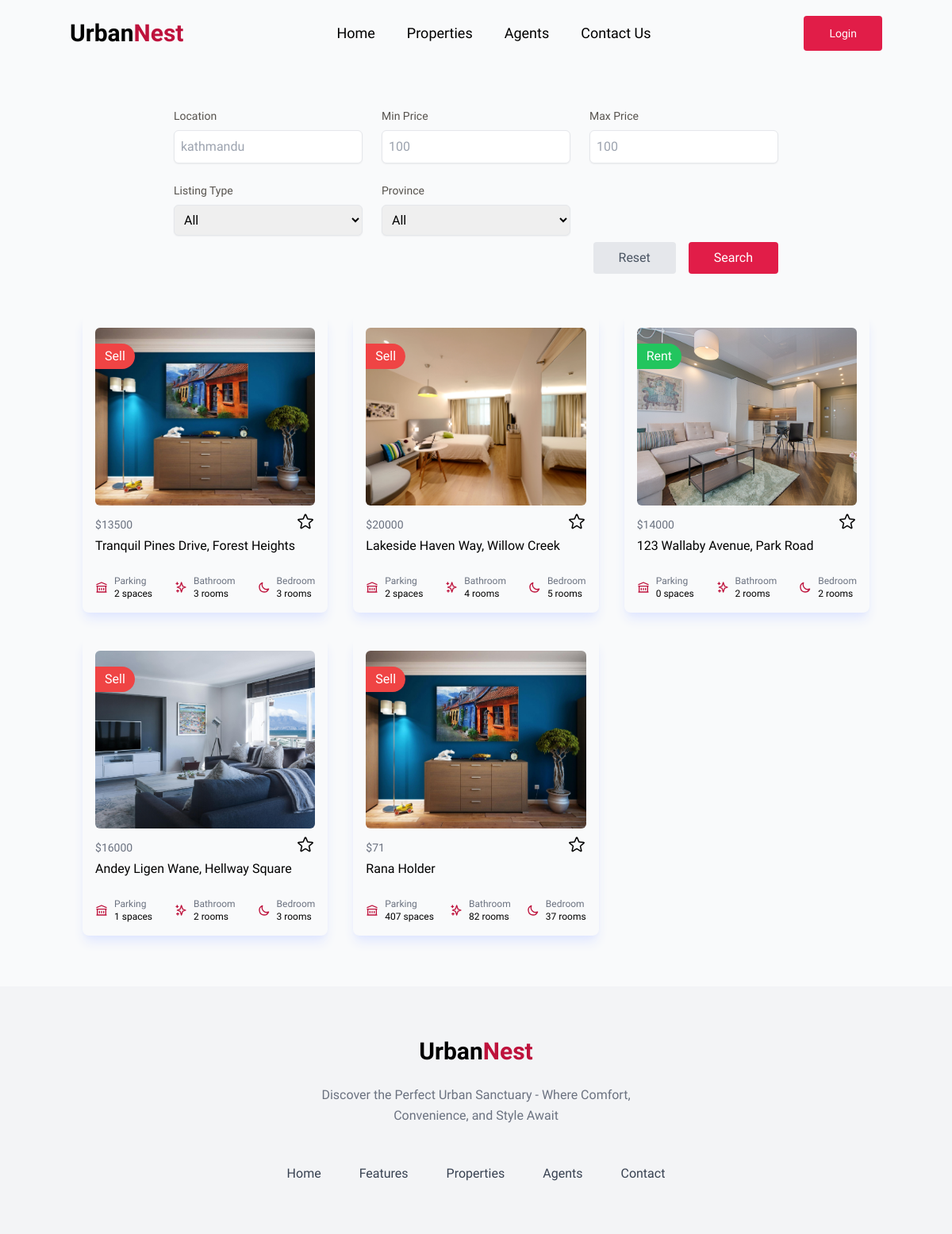
Page /properties/ on the committed database.
### spacenest/models.py (models this page shows, shortened)
class Property(models.Model):
    PROVINCE_CHOICES = [
        ("koshi", _("Koshi Province")),
        ("madhesh", _("Madhesh Province")),
        ("bagmati", _("Bagmati Province")),
        ("gandaki", _("Gandaki Province")),
        ("lumbini", _("Lumbini Province")),
        ("karnali", _("Karnali Province")),
        ("sudurpashchim", _("Sudurpashchim Province")),
    ]
    LISTING_TYPE_CHOICES = [
        ("sell", _("Sell")),
        ("rent", _("Rent")),
    ]
    id = models.CharField(
        _("ID"), primary_key=True, max_length=22, default=shortuuid.uuid, editable=False
    )
    name = models.CharField(_("Property Name"), max_length=200)
    location = models.CharField(_("Location"), max_length=200)
    province = models.CharField(_("Province"), max_length=200, choices=PROVINCE_CHOICES)
    listing_type = models.CharField(
        _("Listing Type"), max_length=20, choices=LISTING_TYPE_CHOICES
    )
    description = CKEditor5Field("Text", config_name="extends")
    price = models.PositiveIntegerField(_("Price"))
    property_image = models.ImageField(
        _("Property Image"),
        upload_to="property/",
        default="property/default.jpg",
        null=True,
        blank=True,
    )
    owner = models.ForeignKey(User, on_delete=models.CASCADE, verbose_name=_("Owner"))
    parking = models.PositiveIntegerField(_("Parking Space"), default=0)
    bathroom = models.PositiveIntegerField(_("Bathroom"), default=0)
    bedroom = models.PositiveIntegerField(_("Bedroom"), default=0)
    class Meta:
        verbose_name_plural = "Properties"

### spacenest/views.py (the view)
# urls.py: path("properties/", property_list, name="properties"),
def property_list(request):
    properties = Property.objects.values_list(
        "id",
        "name",
        "listing_type",
        "price",
        "property_image",
        "parking",
        "bathroom",
        "bedroom",
    )
    if request.method == "GET":
        location = request.GET.get("location")
        min_price = request.GET.get("min-price")
        max_price = request.GET.get("max-price")
        listing_type = request.GET.get("listing-type")
        province = request.GET.get("province")
        filters = Q()
        if location:
            filters &= Q(location__icontains=location)
        if min_price:
            filters &= Q(price__gte=min_price)
        if max_price:
            filters &= Q(price__lte=max_price)
        if listing_type and listing_type != "all":
            filters &= Q(listing_type=listing_type)
        if province and province != "all":
            filters &= Q(province=province)
        properties = Property.objects.filter(filters)
    context = {"properties": properties}
    return render(request, "spacenest/properties.html", context)

### spacenest/templates/spacenest/properties.html (shortened to what this page needs)
{% extends "main.html" %} {% block content %} {% load static %}
<section class="container mx-auto mt-5 mb-16">
  <div class=" flex items-center justify-center gap-4 text-center">
    <div class="m-2 max-w-screen-lg">
      <form action="" class="p-6">
        <div class=" grid grid-cols-1 gap-6 md:grid-cols-2 lg:grid-cols-3 xl:grid-cols-5 ">
          <div class="flex flex-col">
            <label for="location" class="text-left text-stone-600 text-sm font-medium">Location</label>
            <input type="text" name="location" id="location" name="location" placeholder="kathmandu"
              class="mt-2 block w-full rounded-md border border-gray-200 px-2 py-2 shadow-sm outline-none focus:border-blue-500 focus:ring focus:ring-blue-200 focus:ring-opacity-50" />
          </div>
          <div class="flex flex-col">
            <label for="min-price" class="text-left text-stone-600 text-sm font-medium">Min Price</label>
            <input type="number" min="0" id="min-price" name="min-price" placeholder="100"
              class="mt-2 block w-full rounded-md border border-gray-200 px-2 py-2 shadow-sm outline-none focus:border-blue-500 focus:ring focus:ring-blue-200 focus:ring-opacity-50" />
          </div>
          <div class="flex flex-col">
            <label for="max-price" class="text-left text-stone-600 text-sm font-medium">Max Price</label>
            <input type="number" min="0" id="max-price" name="max-price" placeholder="100"
              class="mt-2 block w-full rounded-md border border-gray-200 px-2 py-2 shadow-sm outline-none focus:border-blue-500 focus:ring focus:ring-blue-200 focus:ring-opacity-50" />
          </div>
          <div class="flex flex-col">
            <label for="status" class="text-left text-stone-600 text-sm font-medium">Listing Type</label>
            <select id="status" name="listing-type"
              class="mt-2 block w-full rounded-md border border-gray-200 px-2 py-2 shadow-sm outline-none focus:border-blue-500 focus:ring focus:ring-blue-200 focus:ring-opacity-50">
              <option value="all">All</option>
            </select>
          </div>
          <div class="flex flex-col">
            <label for="status" class="text-left text-stone-600 text-sm font-medium">Province</label>
            <select id="status" name="province"
              class="mt-2 block w-full rounded-md border border-gray-200 px-2 py-2 shadow-sm outline-none focus:border-blue-500 focus:ring focus:ring-blue-200 focus:ring-opacity-50">
              <option value="all">All</option>
            </select>
          </div>
        </div>
        <div class="grid w-full mt-2 grid-cols-2 justify-end space-x-4 md:flex">
          <button type="reset"
            class="active:scale-95 rounded bg-gray-200 px-8 py-2 font-medium text-gray-600 outline-none focus:ring hover:opacity-90">
            Reset
          </button>
          <button type="submit"
            class="active:scale-95 rounded bg-rose-600 px-8 py-2 font-medium text-white outline-none focus:ring hover:opacity-90">
            Search
          </button>
        </div>
      </form>
    </div>
  </div>
  <div class="grid lg:grid-cols-3 gap-8 px-4 my-5">
    {% for property in properties %}
    <div class="block rounded-lg p-4 shadow-lg shadow-indigo-100 overflow-hidden relative">
      <span class="px-3 absolute mt-5 text-white rounded-r-full py-1 {% if property.listing_type == 'sell' %}bg-red-500{% else %}bg-green-500{% endif %} capitalize">{{property.listing_type}}</span>
      <a href="{% url 'property' property.id %}">
      <img alt="" src="{{property.property_image.url}}" class="h-56 w-full rounded-md object-cover" />
      </a>
      <div class="mt-2">
        <dl>
          <div class="flex items-center justify-between">
            <dd class="text-sm text-gray-500">${{property.price}}</dd>
            <div>
              <form action="" method="post">
                <button type="button">
              </button>
              </form>
              </div>
          </div>
          <div>
            <a href="{% url 'property' property.id %}">
            <dd class="font-medium">{{property.name}}</dd>
            </a>
          </div>
        </dl>
        <div class="mt-6 flex items-center justify-between text-xs">
          <div class="sm:inline-flex sm:shrink-0 sm:items-center sm:gap-2">
            <svg class="size-4 text-rose-700" xmlns="http://www.w3.org/2000/svg" fill="none" viewBox="0 0 24 24"
              stroke="currentColor">
              <path stroke-linecap="round" stroke-linejoin="round" stroke-width="2"
                d="M8 14v3m4-3v3m4-3v3M3 21h18M3 10h18M3 7l9-4 9 4M4 10h16v11H4V10z" />
            </svg>
            <div class="mt-1.5 sm:mt-0">
              <p class="text-gray-500">Parking</p>
              <p class="font-medium">{{property.parking}} spaces</p>
            </div>
          </div>
          <div class="sm:inline-flex sm:shrink-0 sm:items-center sm:gap-2">
            <svg class="size-4 text-rose-700" xmlns="http://www.w3.org/2000/svg" fill="none" viewBox="0 0 24 24"
              stroke="currentColor">
              <path stroke-linecap="round" stroke-linejoin="round" stroke-width="2"
                d="M5 3v4M3 5h4M6 17v4m-2-2h4m5-16l2.286 6.857L21 12l-5.714 2.143L13 21l-2.286-6.857L5 12l5.714-2.143L13 3z" />
            </svg>
            <div class="mt-1.5 sm:mt-0">
              <p class="text-gray-500">Bathroom</p>
              <p class="font-medium">{{property.bathroom}} rooms</p>
            </div>
          </div>
          <div class="sm:inline-flex sm:shrink-0 sm:items-center sm:gap-2">
            <svg class="size-4 text-rose-700" xmlns="http://www.w3.org/2000/svg" fill="none" viewBox="0 0 24 24"
              stroke="currentColor">
              <path stroke-linecap="round" stroke-linejoin="round" stroke-width="2"
                d="M20.354 15.354A9 9 0 018.646 3.646 9.003 9.003 0 0012 21a9.003 9.003 0 008.354-5.646z" />
            </svg>
            <div class="mt-1.5 sm:mt-0">
              <p class="text-gray-500">Bedroom</p>
              <p class="font-medium">{{property.bedroom}} rooms</p>
            </div>
          </div>
        </div>
      </div>
    </div>
    {% endfor %}
  </div>
</section>
{% endblock content %}

### templates/main.html (shortened to what this page needs)
<!DOCTYPE html>
<html>
  <head>
    <link
      href="https://fonts.bunny.net/css?family=lexend:300,400,500,600,700,800,900"
      rel="stylesheet"
    />
    <script src="https://cdn.tailwindcss.com"></script>
  </head>
  <body class="bg-gray-50" style="font-family: 'Lexend', sans-serif">
    {% include "navbar.html" %} {% block content %}{% endblock content %}
    {% include "footer.html" %}
  </body>
</html>

### templates/navbar.html (shortened to what this page needs)
<nav class="container mx-auto flex items-center justify-between py-5">
  <div class="text-3xl font-bold cursor-pointer"><a href="{% url 'index' %}">Urban<span class="text-rose-700 ">Nest</span></a></div>
  <div>
    <ul class="flex items-center text-lg gap-10">
      <li>
        <a href="{% url 'index' %}" class="cursor-pointer">Home</a>
      </li>
      <li><a href="{% url 'properties' %}" class="cursor-pointer">Properties</a></li>
      <li><a href="{% url 'agents' %}" class="cursor-pointer">Agents</a></li>
      <li><a href="{% url 'contact' %}" class="cursor-pointer">Contact Us</a></li>
    </ul>
  </div>
  <div class="flex items-center gap-10">
    {% if request.user.is_authenticated %}
    <div class="relative">
        <p
        id="dropdown-toggle"
          class="px-4 py-2 text-sm/none text-gray-600 hover:bg-gray-50 hover:text-gray-700 cursor-pointer"
        >
          {{request.user.full_name}}
    </p>
      <div
      id="dropdown-items"
        class="absolute hidden end-0 z-10 mt-2 w-56 divide-y divide-gray-100 rounded-md border border-gray-100 bg-white shadow-lg"
        role="menu"
      >
        <div class="p-2">
          {% if request.user.is_agent %}
          <a
          href="{% url "add-property" %}"
          class="block rounded-lg px-4 py-2 text-sm text-gray-500 hover:bg-gray-50 hover:text-gray-700"
          role="menuitem"
          >
          Add Property
        </a>
          <a
          href="{% url 'my_properties' %}"
          class="block rounded-lg px-4 py-2 text-sm text-gray-500 hover:bg-gray-50 hover:text-gray-700"
          role="menuitem"
          >
          My Properties
        </a>
        {% else %}
        <a
          href="{% url "pricing" %}"
          class="block rounded-lg px-4 py-2 text-sm text-gray-500 hover:bg-gray-50 hover:text-gray-700"
          role="menuitem"
          >
          Become an Agent
        </a>
        {% endif %}
          <a
            href="{% url "edit-profile" %}"
            class="block rounded-lg px-4 py-2 text-sm text-gray-500 hover:bg-gray-50 hover:text-gray-700"
            role="menuitem"
          >
           Edit Profile
          </a>
          <a
            href="{% url "favourites" %}"
            class="block rounded-lg px-4 py-2 text-sm text-gray-500 hover:bg-gray-50 hover:text-gray-700"
            role="menuitem"
          >
            Favourites
          </a>
          <a
            href="{% url "inbox" %}"
            class="block rounded-lg px-4 py-2 text-sm text-gray-500 hover:bg-gray-50 hover:text-gray-700"
            role="menuitem"
          >
            Inbox
          </a>
          <hr>
          <a
          href="{% url 'logout' %}"
          class="block rounded-lg px-4 py-2 text-sm text-red-700 hover:bg-red-50 hover:text-red-700"
          role="menuitem"
          >
            Logout
          </a>
        </div>
      </div>
    </div>
    {% else %}
    <a class="group relative inline-flex items-center overflow-hidden rounded bg-rose-600 px-8 py-3 text-white focus:outline-none focus:ring active:bg-rose-500"
      href="{% url 'login' %}">
      <span class="text-sm font-medium transition-all group-hover:ms-4">Login</span>
    </a>
    {% endif %}
  </div>
</nav>

### templates/footer.html
<footer class="bg-gray-100">
    <div class="mx-auto max-w-5xl px-4 py-16 sm:px-6 lg:px-8">
      <div class="flex justify-center">
        <div class="text-3xl font-bold cursor-pointer">Urban<span class="text-rose-700 ">Nest</span></div>
      </div>
      <p class="mx-auto mt-6 max-w-md text-center leading-relaxed text-gray-500">
        Discover the Perfect Urban Sanctuary - Where Comfort, Convenience, and Style Await
      </p>
      <ul class="mt-12 flex flex-wrap justify-center gap-6 md:gap-8 lg:gap-12">
        <li>
          <a class="text-gray-700 transition hover:text-gray-700/75" href="#"> Home </a>
        </li>
        <li>
          <a class="text-gray-700 transition hover:text-gray-700/75" href="#"> Features </a>
        </li>
        <li>
          <a class="text-gray-700 transition hover:text-gray-700/75" href="#"> Properties </a>
        </li>
        <li>
          <a class="text-gray-700 transition hover:text-gray-700/75" href="#"> Agents </a>
        </li>
        <li>
          <a class="text-gray-700 transition hover:text-gray-700/75" href="#"> Contact </a>
        </li>
      </ul>
    </div>
  </footer>

### rows in the picture
Property: listing_type "Sell", property_image (picture), price "13500", name "Tranquil Pines Drive, Forest Heights", parking "2", bathroom "3", bedroom "3"
Property: listing_type "Sell", property_image (picture), price "20000", name "Lakeside Haven Way, Willow Creek", parking "2", bathroom "4", bedroom "5"
Property: listing_type "Rent", property_image (picture), price "14000", name "123 Wallaby Avenue, Park Road", parking "0", bathroom "2", bedroom "2"
Property: listing_type "Sell", property_image (picture), price "16000", name "Andey Ligen Wane, Hellway Square", parking "1", bathroom "2", bedroom "3"
Property: listing_type "Sell", property_image (picture), price "71", name "Rana Holder", parking "407", bathroom "82", bedroom "37"
